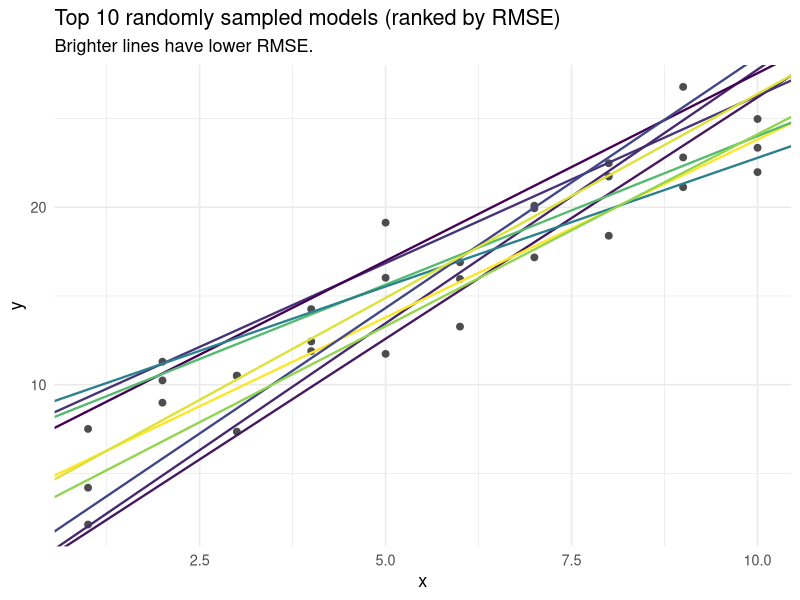
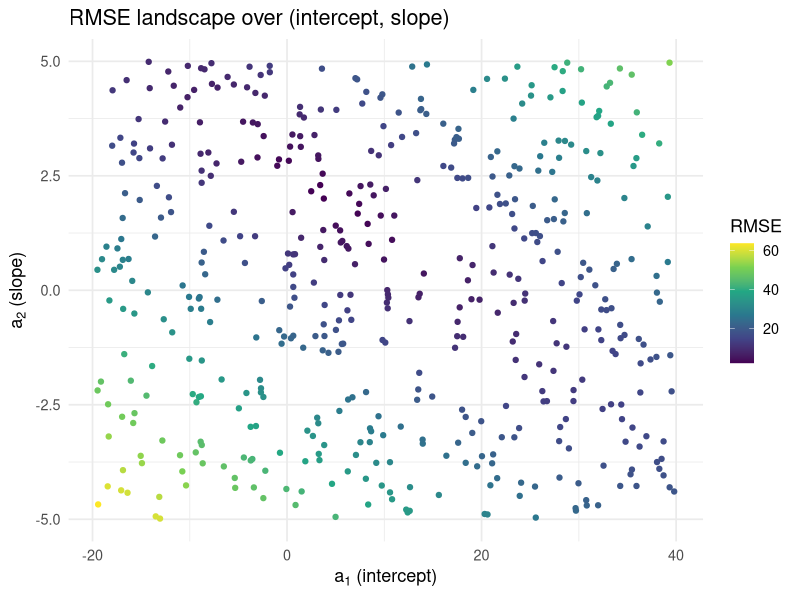

These charts were generated, in order, by the following R code:
## ---- chunk 1
knitr::opts_chunk$set(echo = TRUE, message = FALSE, warning = FALSE)
## ---- chunk 2
library(tidyverse)
library(modelr)
options(na.action = na.warn)
data("sim1", package = "modelr")

model1 <- function(a, data) a[1] + data$x * a[2]
measure_distance <- function(mod, data) sqrt(mean((data$y - model1(mod, data))^2))
sim1_dist <- function(a1, a2) measure_distance(c(a1, a2), sim1)
## ---- chunk 3
set.seed(7)
models <- tibble(
  a1 = runif(500, -20, 40),
  a2 = runif(500, -5, 5)
) |>
  mutate(dist = purrr::map2_dbl(a1, a2, sim1_dist))
## ---- chunk 4
ggplot(sim1, aes(x, y)) +
  geom_point(size = 2, colour = "grey30") +
  geom_abline(
    aes(intercept = a1, slope = a2, colour = -dist),
    data      = filter(models, rank(dist) <= 10),
    linewidth = 0.8
  ) +
  scale_colour_viridis_c(guide = "none") +
  labs(
    title    = "Top 10 randomly sampled models (ranked by RMSE)",
    subtitle = "Brighter lines have lower RMSE."
  ) +
  theme_minimal(base_size = 13)
## ---- chunk 5
ggplot(models, aes(a1, a2, colour = dist)) +
  geom_point(size = 1.5) +
  scale_colour_viridis_c(name = "RMSE") +
  labs(
    title = "RMSE landscape over (intercept, slope)",
    x = expression(a[1] ~ "(intercept)"),
    y = expression(a[2] ~ "(slope)")
  ) +
  theme_minimal(base_size = 13)
## ---- chunk 6
best <- optim(par = c(0, 0), fn = measure_distance, data = sim1)
cat("Best intercept:", round(best$par[1], 4), "\n")
cat("Best slope:    ", round(best$par[2], 4), "\n")
cat("Minimum RMSE:  ", round(best$value,  4), "\n")
## ---- chunk 7
best_random <- models |> slice_min(dist, n = 1)
cat("Best random search — a1:", round(best_random$a1, 4),
    "  a2:", round(best_random$a2, 4), "  RMSE:", round(best_random$dist, 4), "\n")
cat("optim()             — a1:", round(best$par[1], 4),
    "  a2:", round(best$par[2], 4),  "  RMSE:", round(best$value, 4), "\n")
